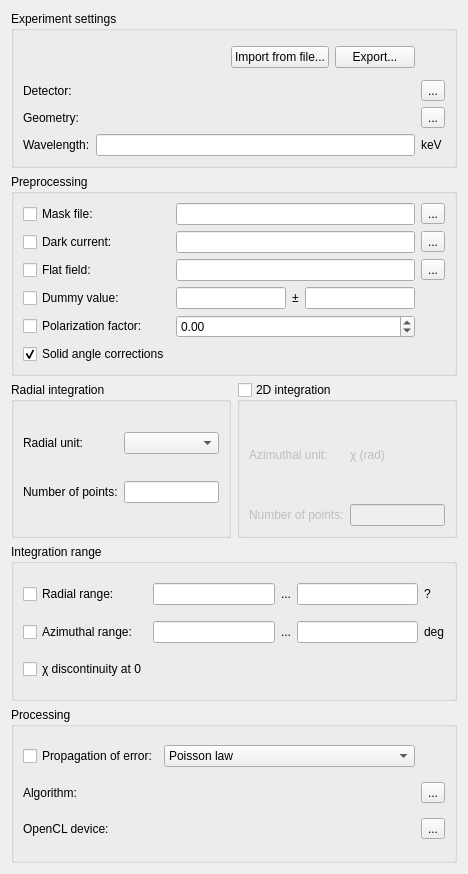
<?xml version="1.0" encoding="UTF-8"?>
<ui version="4.0">
 <class>Form</class>
 <widget class="QWidget" name="Form">
  <property name="geometry">
   <rect>
    <x>0</x>
    <y>0</y>
    <width>468</width>
    <height>874</height>
   </rect>
  </property>
  <layout class="QVBoxLayout" name="verticalLayout">
   <item>
    <widget class="QGroupBox" name="groupBox">
     <property name="title">
      <string>Experiment settings</string>
     </property>
     <layout class="QGridLayout" name="gridLayout" rowstretch="0,0,0,0" columnstretch="0,1,0">
      <item row="2" column="0">
       <widget class="QLabel" name="label_7">
        <property name="text">
         <string>Geometry:</string>
        </property>
       </widget>
      </item>
      <item row="1" column="2">
       <widget class="QToolButton" name="load_detector">
        <property name="toolTip">
         <string>select spline file graphically</string>
        </property>
        <property name="text">
         <string>...</string>
        </property>
       </widget>
      </item>
      <item row="1" column="0">
       <widget class="QLabel" name="label_5">
        <property name="text">
         <string>Detector:</string>
        </property>
       </widget>
      </item>
      <item row="0" column="0" colspan="2">
       <widget class="QWidget" name="widget" native="true">
        <layout class="QHBoxLayout" name="horizontalLayout">
         <property name="margin">
          <number>0</number>
         </property>
         <item>
          <spacer name="horizontalSpacer">
           <property name="orientation">
            <enum>Qt::Horizontal</enum>
           </property>
           <property name="sizeHint" stdset="0">
            <size>
             <width>40</width>
             <height>20</height>
            </size>
           </property>
          </spacer>
         </item>
         <item>
          <widget class="QPushButton" name="file_import">
           <property name="enabled">
            <bool>true</bool>
           </property>
           <property name="sizePolicy">
            <sizepolicy hsizetype="Fixed" vsizetype="Fixed">
             <horstretch>0</horstretch>
             <verstretch>0</verstretch>
            </sizepolicy>
           </property>
           <property name="text">
            <string>Import from file...</string>
           </property>
          </widget>
         </item>
         <item>
          <widget class="QPushButton" name="poni_save">
           <property name="enabled">
            <bool>true</bool>
           </property>
           <property name="sizePolicy">
            <sizepolicy hsizetype="Fixed" vsizetype="Fixed">
             <horstretch>0</horstretch>
             <verstretch>0</verstretch>
            </sizepolicy>
           </property>
           <property name="text">
            <string>Export...</string>
           </property>
          </widget>
         </item>
        </layout>
       </widget>
      </item>
      <item row="2" column="2">
       <widget class="QToolButton" name="show_geometry">
        <property name="toolTip">
         <string>select spline file graphically</string>
        </property>
        <property name="text">
         <string>...</string>
        </property>
       </widget>
      </item>
      <item row="2" column="1">
       <widget class="GeometryLabel" name="geometry_label">
        <property name="alignment">
         <set>Qt::AlignRight|Qt::AlignTrailing|Qt::AlignVCenter</set>
        </property>
       </widget>
      </item>
      <item row="1" column="1">
       <widget class="DetectorLabel" name="detector_label">
        <property name="text">
         <string/>
        </property>
        <property name="alignment">
         <set>Qt::AlignRight|Qt::AlignTrailing|Qt::AlignVCenter</set>
        </property>
        <property name="textInteractionFlags">
         <set>Qt::LinksAccessibleByMouse|Qt::TextSelectableByMouse</set>
        </property>
       </widget>
      </item>
      <item row="3" column="2">
       <widget class="UnitLabel" name="wavelengthUnit">
        <property name="text">
         <string>keV</string>
        </property>
       </widget>
      </item>
      <item row="3" column="0">
       <widget class="QLabel" name="label_8">
        <property name="text">
         <string>Wavelength:</string>
        </property>
       </widget>
      </item>
      <item row="3" column="1">
       <widget class="QuantityEdit" name="wavelengthEdit">
        <property name="toolTip">
         <string>File containing the image of the mask</string>
        </property>
        <property name="alignment">
         <set>Qt::AlignRight|Qt::AlignTrailing|Qt::AlignVCenter</set>
        </property>
       </widget>
      </item>
     </layout>
    </widget>
   </item>
   <item>
    <widget class="QGroupBox" name="groupBox_2">
     <property name="title">
      <string>Preprocessing</string>
     </property>
     <layout class="QGridLayout" name="gridLayout_3">
      <item row="4" column="0">
       <widget class="QCheckBox" name="do_polarization">
        <property name="toolTip">
         <string>Perform polarization corrections</string>
        </property>
        <property name="text">
         <string>Polarization factor:</string>
        </property>
       </widget>
      </item>
      <item row="3" column="0">
       <widget class="QCheckBox" name="do_dummy">
        <property name="toolTip">
         <string>Perform dynamic masking</string>
        </property>
        <property name="statusTip">
         <string/>
        </property>
        <property name="text">
         <string>Dummy value:</string>
        </property>
       </widget>
      </item>
      <item row="0" column="0">
       <widget class="QCheckBox" name="do_mask">
        <property name="toolTip">
         <string>Mask-out pixels</string>
        </property>
        <property name="text">
         <string>Mask file:</string>
        </property>
       </widget>
      </item>
      <item row="3" column="1">
       <widget class="QLineEdit" name="val_dummy">
        <property name="toolTip">
         <string>Dummy value for dynamic masking</string>
        </property>
       </widget>
      </item>
      <item row="2" column="1" colspan="3">
       <widget class="QLineEdit" name="flat_field">
        <property name="toolTip">
         <string>File containing the flat-field image</string>
        </property>
       </widget>
      </item>
      <item row="3" column="2">
       <widget class="QLabel" name="label">
        <property name="text">
         <string>±</string>
        </property>
       </widget>
      </item>
      <item row="1" column="4">
       <widget class="QToolButton" name="file_dark_current">
        <property name="text">
         <string>...</string>
        </property>
       </widget>
      </item>
      <item row="2" column="4">
       <widget class="QToolButton" name="file_flat_field">
        <property name="text">
         <string>...</string>
        </property>
       </widget>
      </item>
      <item row="2" column="0">
       <widget class="QCheckBox" name="do_flat">
        <property name="toolTip">
         <string>Perform flat field corrrections</string>
        </property>
        <property name="text">
         <string>Flat field:</string>
        </property>
       </widget>
      </item>
      <item row="1" column="0">
       <widget class="QCheckBox" name="do_dark">
        <property name="toolTip">
         <string>Perform dark current subtraction</string>
        </property>
        <property name="text">
         <string>Dark current:</string>
        </property>
       </widget>
      </item>
      <item row="0" column="4">
       <widget class="QToolButton" name="file_mask_file">
        <property name="text">
         <string>...</string>
        </property>
       </widget>
      </item>
      <item row="0" column="1" colspan="3">
       <widget class="QLineEdit" name="mask_file">
        <property name="toolTip">
         <string>File containing the image of the mask</string>
        </property>
       </widget>
      </item>
      <item row="1" column="1" colspan="3">
       <widget class="QLineEdit" name="dark_current">
        <property name="toolTip">
         <string>File containing the dark image</string>
        </property>
       </widget>
      </item>
      <item row="3" column="3">
       <widget class="QLineEdit" name="delta_dummy">
        <property name="toolTip">
         <string>Precision for dummy value</string>
        </property>
       </widget>
      </item>
      <item row="4" column="1" colspan="3">
       <widget class="QDoubleSpinBox" name="polarization_factor">
        <property name="toolTip">
         <string>Between 1 (Vertical) and -1 (Horizontal polarization). </string>
        </property>
        <property name="minimum">
         <double>-1.000000000000000</double>
        </property>
        <property name="maximum">
         <double>1.000000000000000</double>
        </property>
        <property name="singleStep">
         <double>0.050000000000000</double>
        </property>
       </widget>
      </item>
      <item row="5" column="0">
       <widget class="QCheckBox" name="do_solid_angle">
        <property name="toolTip">
         <string>Correct solid angle effects</string>
        </property>
        <property name="text">
         <string>Solid angle corrections</string>
        </property>
        <property name="checked">
         <bool>true</bool>
        </property>
       </widget>
      </item>
     </layout>
    </widget>
   </item>
   <item>
    <widget class="QWidget" name="widget_2" native="true">
     <layout class="QHBoxLayout" name="horizontalLayout_2">
      <property name="margin">
       <number>0</number>
      </property>
      <item>
       <widget class="QGroupBox" name="groupBox_8">
        <property name="title">
         <string>Radial integration</string>
        </property>
        <layout class="QGridLayout" name="gridLayout_8">
         <item row="2" column="0">
          <widget class="QLabel" name="label_21">
           <property name="text">
            <string>Number of points:</string>
           </property>
          </widget>
         </item>
         <item row="2" column="1">
          <widget class="QLineEdit" name="nbpt_rad"/>
         </item>
         <item row="1" column="0">
          <widget class="QLabel" name="label_12">
           <property name="text">
            <string>Radial unit:</string>
           </property>
          </widget>
         </item>
         <item row="1" column="1">
          <widget class="UnitSelector" name="radial_unit">
           <property name="sizeAdjustPolicy">
            <enum>QComboBox::AdjustToMinimumContentsLength</enum>
           </property>
          </widget>
         </item>
        </layout>
       </widget>
      </item>
      <item>
       <widget class="QGroupBox" name="do_2D">
        <property name="title">
         <string>2D integration</string>
        </property>
        <property name="checkable">
         <bool>true</bool>
        </property>
        <property name="checked">
         <bool>false</bool>
        </property>
        <layout class="QGridLayout" name="gridLayout_7">
         <item row="1" column="0">
          <widget class="QLabel" name="label_20">
           <property name="text">
            <string>Number of points:</string>
           </property>
          </widget>
         </item>
         <item row="0" column="0">
          <widget class="QLabel" name="label_17">
           <property name="text">
            <string>Azimuthal unit:</string>
           </property>
          </widget>
         </item>
         <item row="1" column="1">
          <widget class="QLineEdit" name="nbpt_azim"/>
         </item>
         <item row="0" column="1">
          <widget class="QLabel" name="azimuthal_unit">
           <property name="text">
            <string>χ (rad)</string>
           </property>
          </widget>
         </item>
        </layout>
       </widget>
      </item>
     </layout>
    </widget>
   </item>
   <item>
    <widget class="QGroupBox" name="groupBox_5">
     <property name="title">
      <string>Integration range</string>
     </property>
     <layout class="QGridLayout" name="gridLayout_4">
      <item row="2" column="2">
       <widget class="QLabel" name="label_9">
        <property name="text">
         <string>...</string>
        </property>
       </widget>
      </item>
      <item row="2" column="3">
       <widget class="QLineEdit" name="radial_range_max">
        <property name="toolTip">
         <string>upper radial bound</string>
        </property>
       </widget>
      </item>
      <item row="2" column="0">
       <widget class="QCheckBox" name="do_radial_range">
        <property name="toolTip">
         <string>Limit/Force the radial range</string>
        </property>
        <property name="text">
         <string>Radial range:</string>
        </property>
       </widget>
      </item>
      <item row="2" column="1">
       <widget class="QLineEdit" name="radial_range_min">
        <property name="toolTip">
         <string>Lower radial bound</string>
        </property>
       </widget>
      </item>
      <item row="2" column="4">
       <widget class="QLabel" name="_radialRangeUnit">
        <property name="text">
         <string>?</string>
        </property>
       </widget>
      </item>
      <item row="4" column="0">
       <widget class="QCheckBox" name="chi_discontinuity_at_0">
        <property name="toolTip">
         <string>if unset, the discontinuity is at 180°</string>
        </property>
        <property name="text">
         <string>χ discontinuity at 0</string>
        </property>
       </widget>
      </item>
      <item row="3" column="0">
       <widget class="QCheckBox" name="do_azimuthal_range">
        <property name="toolTip">
         <string>Limit/force the azimuthal range</string>
        </property>
        <property name="text">
         <string>Azimuthal range:</string>
        </property>
       </widget>
      </item>
      <item row="3" column="1">
       <widget class="QLineEdit" name="azimuth_range_min">
        <property name="toolTip">
         <string>Lower azimuthal bound</string>
        </property>
        <property name="text">
         <string/>
        </property>
       </widget>
      </item>
      <item row="3" column="3">
       <widget class="QLineEdit" name="azimuth_range_max">
        <property name="toolTip">
         <string>Upper azimuthal bound</string>
        </property>
       </widget>
      </item>
      <item row="3" column="4">
       <widget class="QLabel" name="label_24">
        <property name="text">
         <string>deg</string>
        </property>
       </widget>
      </item>
      <item row="3" column="2">
       <widget class="QLabel" name="label_10">
        <property name="text">
         <string>...</string>
        </property>
       </widget>
      </item>
     </layout>
    </widget>
   </item>
   <item>
    <widget class="QGroupBox" name="groupBox_4">
     <property name="title">
      <string>Processing</string>
     </property>
     <layout class="QGridLayout" name="gridLayout_6" columnstretch="0,0,0,0">
      <item row="1" column="0">
       <widget class="QLabel" name="label_13">
        <property name="text">
         <string>Algorithm:</string>
        </property>
       </widget>
      </item>
      <item row="0" column="0">
       <widget class="QCheckBox" name="do_poisson">
        <property name="text">
         <string>Propagation of error:</string>
        </property>
       </widget>
      </item>
      <item row="3" column="3">
       <widget class="QToolButton" name="opencl_config_button">
        <property name="text">
         <string>...</string>
        </property>
       </widget>
      </item>
      <item row="0" column="1" colspan="2">
       <widget class="QComboBox" name="error_selection">
        <item>
         <property name="text">
          <string>Poisson law</string>
         </property>
        </item>
       </widget>
      </item>
      <item row="3" column="1" colspan="2">
       <widget class="OpenClDeviceLabel" name="opencl_label">
        <property name="alignment">
         <set>Qt::AlignRight|Qt::AlignTrailing|Qt::AlignVCenter</set>
        </property>
       </widget>
      </item>
      <item row="1" column="1" colspan="2">
       <widget class="MethodLabel" name="methodLabel">
        <property name="alignment">
         <set>Qt::AlignRight|Qt::AlignTrailing|Qt::AlignVCenter</set>
        </property>
       </widget>
      </item>
      <item row="1" column="3">
       <widget class="QToolButton" name="method_config_button">
        <property name="text">
         <string>...</string>
        </property>
       </widget>
      </item>
      <item row="3" column="0">
       <widget class="QLabel" name="opencl_title">
        <property name="text">
         <string>OpenCL device:</string>
        </property>
       </widget>
      </item>
     </layout>
    </widget>
   </item>
  </layout>
 </widget>
 <customwidgets>
  <customwidget>
   <class>DetectorLabel</class>
   <extends>QLabel</extends>
   <header>pyFAI.gui.widgets.DetectorLabel</header>
  </customwidget>
  <customwidget>
   <class>UnitSelector</class>
   <extends>QComboBox</extends>
   <header>pyFAI.gui.widgets.UnitSelector</header>
  </customwidget>
  <customwidget>
   <class>OpenClDeviceLabel</class>
   <extends>QLabel</extends>
   <header>pyFAI.gui.widgets.OpenClDeviceLabel</header>
  </customwidget>
  <customwidget>
   <class>QuantityEdit</class>
   <extends>QLineEdit</extends>
   <header>pyFAI.gui.widgets.QuantityEdit</header>
  </customwidget>
  <customwidget>
   <class>UnitLabel</class>
   <extends>QLabel</extends>
   <header>pyFAI.gui.widgets.UnitLabel</header>
  </customwidget>
  <customwidget>
   <class>GeometryLabel</class>
   <extends>QLabel</extends>
   <header>pyFAI.gui.widgets.GeometryLabel</header>
  </customwidget>
  <customwidget>
   <class>MethodLabel</class>
   <extends>QLabel</extends>
   <header>pyFAI.gui.widgets.MethodLabel</header>
  </customwidget>
 </customwidgets>
 <resources/>
 <connections/>
</ui>
